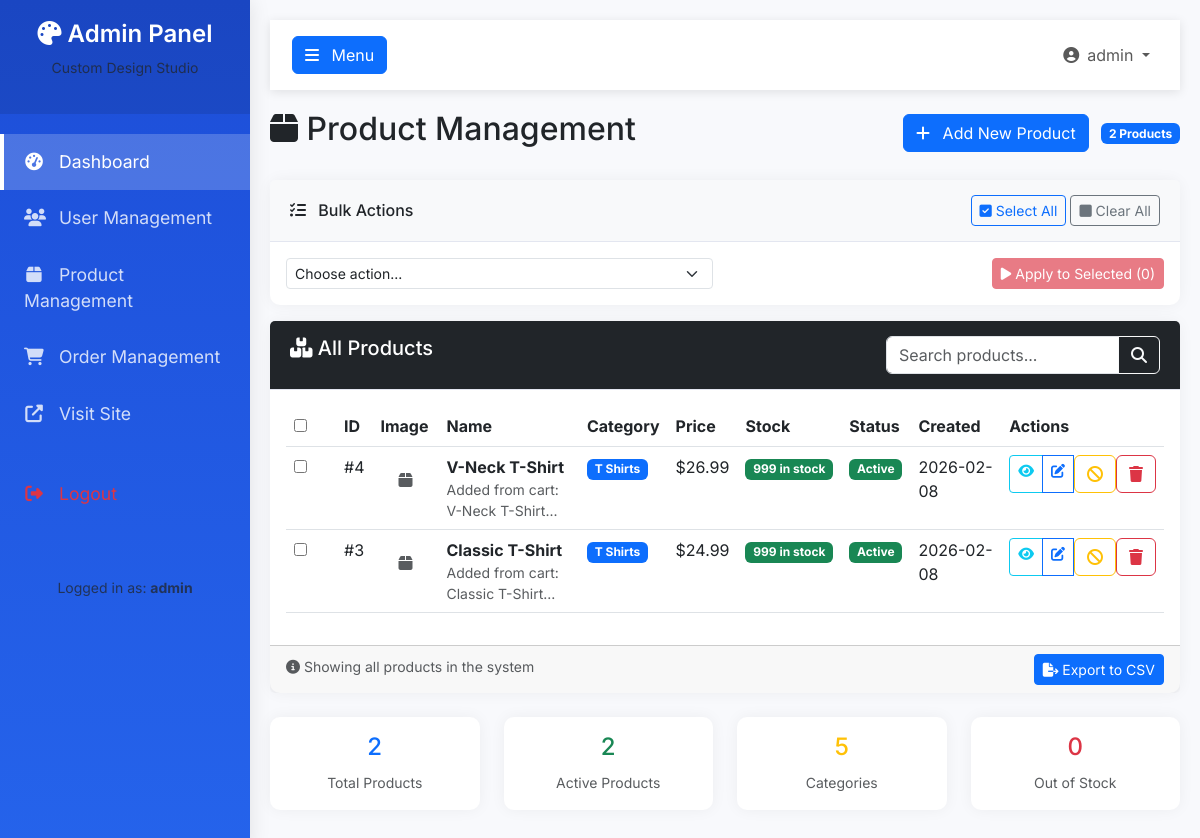
Page /products/admin (signed in) on the committed database.
### tables this page shows
CREATE TABLE products (
                product_id INTEGER PRIMARY KEY AUTOINCREMENT,
                name TEXT NOT NULL,
                description TEXT,
                category TEXT NOT NULL,
                price REAL NOT NULL,
                stock INTEGER DEFAULT 0,
                colors TEXT,
                sizes TEXT,
                image_url TEXT,
                created_by INTEGER,
                is_active INTEGER DEFAULT 1,
                created_at TIMESTAMP DEFAULT CURRENT_TIMESTAMP,
                updated_at TIMESTAMP DEFAULT CURRENT_TIMESTAMP,
                FOREIGN KEY (created_by) REFERENCES users(user_id)
            );

### product_routes.py (the view)
@product_bp.route('/admin')
@admin_required
def admin_products():
    products = db_helper.get_all_products()
    categories = get_categories_with_defaults()
    active_count = sum(1 for p in products if len(p) > 10 and p[10] == 1)
    out_of_stock_count = sum(1 for p in products if len(p) > 5 and p[5] == 0)
    return render_template('admin_products.html',
                         products=products,
                         categories=categories,
                         active_count=active_count,
                         out_of_stock_count=out_of_stock_count)

### app.py (called while the page is built)
@app.context_processor
def inject_csrf_token():
    from flask_wtf.csrf import generate_csrf
    return dict(csrf_token=lambda: generate_csrf())

### database.py (called while the page is built)
    def get_product_categories(self):
        conn = sqlite3.connect(self.db_name)
        cursor = conn.cursor()
        cursor.execute('SELECT DISTINCT category FROM products WHERE is_active = 1 ORDER BY category')
        categories = [row[0] for row in cursor.fetchall()]
        conn.close()
        return categories

    def get_all_products(self):
        conn = sqlite3.connect(self.db_name)
        cursor = conn.cursor()
        try:
            cursor.execute('SELECT * FROM products ORDER BY created_at DESC')
            products = cursor.fetchall()
        except sqlite3.Error as e:
            print(f"SQLite error: {e}")
            products = []
        finally:
            conn.close()
        return products

### product_routes.py (called while the page is built)
def admin_required(f):
    @wraps(f)
    def decorated_function(*args, **kwargs):
        if 'user_id' not in session:
            flash('Please log in to access this page.', 'warning')
            return redirect(url_for('login'))
        if session.get('role') != 'admin':
            flash('Admin privileges required.', 'danger')
            return redirect(url_for('home'))
        return f(*args, **kwargs)
    return decorated_function

def get_categories_with_defaults():
    default_categories = ['t-shirts', 'mugs', 'hoodies', 'long-sleeves']
    db_categories = db_helper.get_product_categories()
    all_categories = list(dict.fromkeys(default_categories + [c.lower() for c in db_categories]))
    return sorted(all_categories)

### templates/admin_products.html (shortened to what this page needs)
{% extends "base_admin.html" %}
{% block content %}
<div class="d-flex justify-content-between align-items-center mb-4">
    <h2><i class="fas fa-box"></i> Product Management</h2>
    <div>
        <a href="{{ url_for('products.create_product') }}" class="btn btn-primary">
            <i class="fas fa-plus me-2"></i> Add New Product
        </a>
        <span class="badge bg-primary ms-2">{{ products|length }} Products</span>
    </div>
</div>
<div class="card mb-3">
    <div class="card-header bg-light">
        <div class="row align-items-center">
            <div class="col-md-6">
                <h6 class="mb-0"><i class="fas fa-tasks me-2"></i> Bulk Actions</h6>
            </div>
            <div class="col-md-6 text-end">
                <button class="btn btn-sm btn-outline-primary" id="selectAllBtn">
                    <i class="fas fa-check-square"></i> Select All
                </button>
                <button class="btn btn-sm btn-outline-secondary" id="clearAllBtn">
                    <i class="fas fa-square"></i> Clear All
                </button>
            </div>
        </div>
    </div>
    <div class="card-body">
        <form method="POST" action="{{ url_for('products.bulk_product_actions') }}" id="bulkActionsForm">
            <div class="row align-items-center">
                <div class="col-md-6">
                    <select class="form-select form-select-sm" name="bulk_action" id="bulkAction" required>
                        <option value="">Choose action...</option>
                    </select>
                </div>
                <div class="col-md-6 text-end">
                    <button type="submit" class="btn btn-sm btn-danger" id="applyBulkAction" disabled>
                        <i class="fas fa-play"></i> Apply to Selected (<span id="selectedCount">0</span>)
                    </button>
                </div>
            </div>
        </form>
    </div>
</div>
<div class="card">
    <div class="card-header bg-dark text-white">
        <div class="row">
            <div class="col-md-8">
                <h5 class="mb-0"><i class="fas fa-boxes"></i> All Products</h5>
            </div>
            <div class="col-md-4">
                <div class="input-group">
                    <input type="text" class="form-control" placeholder="Search products..." id="productSearch">
                    <button class="btn btn-outline-light" type="button" id="searchButton">
                        <i class="fas fa-search"></i>
                    </button>
                </div>
            </div>
        </div>
    </div>
    <div class="card-body">
        <div class="table-responsive">
            <table class="table table-hover" id="productsTable">
                <thead class="thead-dark">
                    <tr>
                        <th width="50">
                            <input type="checkbox" id="selectAllCheckbox">
                        </th>
                        <th>ID</th>
                        <th>Image</th>
                        <th>Name</th>
                        <th>Category</th>
                        <th>Price</th>
                        <th>Stock</th>
                        <th>Status</th>
                        <th>Created</th>
                        <th>Actions</th>
                    </tr>
                </thead>
                <tbody>
                    {% for product in products %}
                    <tr data-product-id="{{ product[0] }}">
                        <td>
                            <input type="checkbox" class="product-checkbox" name="selected_products" value="{{ product[0] }}">
                        </td>
                        <td>#{{ product[0] }}</td>
                        <td>
                            <div style="display:{% if product[8] and product[8]|trim %}none{% else %}flex{% endif %}; width: 50px; height: 50px; background: var(--neutral-cream);
                                      align-items: center; justify-content: center; border-radius: 8px;">
                                <i class="fas fa-box text-muted"></i>
                            </div>
                        </td>
                        <td>
                            <strong>{{ product[1] }}</strong>
                            <p class="mb-0 text-muted small">{{ product[2][:50] }}...</p>
                        </td>
                        <td>
                            <span class="badge bg-primary">{{ product[3]|title }}</span>
                        </td>
                        <td>${{ "%.2f"|format(product[4]) }}</td>
                        <td>
                            {% if product[5] > 10 %}
                            <span class="badge bg-success">{{ product[5] }} in stock</span>
                            {% elif product[5] > 0 %}
                            <span class="badge bg-warning">{{ product[5] }} left</span>
                            {% else %}
                            <span class="badge bg-danger">Out of stock</span>
                            {% endif %}
                        </td>
                        <td>
                            {% if product[10] == 1 %}
                            <span class="badge bg-success">Active</span>
                            {% else %}
                            <span class="badge bg-secondary">Inactive</span>
                            {% endif %}
                        </td>
                        <td>{% if product[11] %}{{ (product[11]|string)[:10] }}{% else %}N/A{% endif %}</td>
                        <td>
                            <div class="btn-group btn-group-sm" role="group">
                                <a href="{{ url_for('products.view_product', product_id=product[0]) }}"
                                   class="btn btn-outline-info" title="View Details">
                                    <i class="fas fa-eye"></i>
                                </a>
                                <a href="{{ url_for('products.edit_product', product_id=product[0]) }}"
                                   class="btn btn-outline-primary" title="Edit">
                                    <i class="fas fa-edit"></i>
                                </a>
                                <form method="POST" action="{{ url_for('products.toggle_product_status', product_id=product[0]) }}"
                                      class="d-inline">
                                    <button type="submit" class="btn btn-outline-{% if product[10] == 1 %}warning{% else %}success{% endif %}"
                                            title="{% if product[10] == 1 %}Deactivate{% else %}Activate{% endif %}">
                                        <i class="fas fa-{% if product[10] == 1 %}ban{% else %}check{% endif %}"></i>
                                    </button>
                                </form>
                                <form method="POST" action="{{ url_for('products.delete_product', product_id=product[0]) }}"
                                      class="d-inline delete-product-form">
                                    <button type="submit" class="btn btn-outline-danger" title="Delete">
                                        <i class="fas fa-trash"></i>
                                    </button>
                                </form>
                            </div>
                        </td>
                    </tr>
                    {% endfor %}
                </tbody>
            </table>
        </div>
    </div>
    <div class="card-footer">
        <div class="row">
            <div class="col-md-6">
                <small class="text-muted">
                    <i class="fas fa-info-circle"></i> Showing all products in the system
                </small>
            </div>
            <div class="col-md-6 text-end">
                <button type="button" class="btn btn-primary btn-sm" id="exportCSVBtn">
                    <i class="fas fa-file-export"></i> Export to CSV
                </button>
            </div>
        </div>
    </div>
</div>
<div class="row mt-4">
    <div class="col-md-3">
        <div class="card">
            <div class="card-body text-center">
                <h4 class="text-primary">{{ products|length }}</h4>
                <small class="text-muted">Total Products</small>
            </div>
        </div>
    </div>
    <div class="col-md-3">
        <div class="card">
            <div class="card-body text-center">
                <h4 class="text-success">{{ active_count }}</h4>
                <small class="text-muted">Active Products</small>
            </div>
        </div>
    </div>
    <div class="col-md-3">
        <div class="card">
            <div class="card-body text-center">
                <h4 class="text-warning">{{ categories|length }}</h4>
                <small class="text-muted">Categories</small>
            </div>
        </div>
    </div>
    <div class="col-md-3">
        <div class="card">
            <div class="card-body text-center">
                <h4 class="text-danger">{{ out_of_stock_count }}</h4>
                <small class="text-muted">Out of Stock</small>
            </div>
        </div>
    </div>
</div>
{% endblock %}

### templates/base_admin.html (style rules this page uses)
:root { --primary-blue: #2563eb; --primary-dark: #1d4ed8; --sidebar-width: 250px; }
body { font-family: 'Inter', sans-serif; background-color: #f8f9fc; }
.card { border: none; border-radius: 10px; box-shadow: 0 0 15px rgba(0,0,0,0.05); margin-bottom: 20px; }
.card-header { background: white; border-bottom: 1px solid #e3e6f0; font-weight: 600; padding: 15px 20px; }

### rows in the picture
products: product_id "4", name "V-Neck T-Shirt", description "Added from cart: V-Neck T-Shirt", category "T Shirts", price "26.99", stock "999", is_active "Active", created_at "2026-02-08"
products: product_id "3", name "Classic T-Shirt", description "Added from cart: Classic T-Shirt", category "T Shirts", price "24.99", stock "999", is_active "Active", created_at "2026-02-08"

### other values in the picture
{{ session.username }} "admin"
{{ products|length }} "2"
{{ active_count }} "2"
{{ categories|length }} "5"
{{ out_of_stock_count }} "0"
